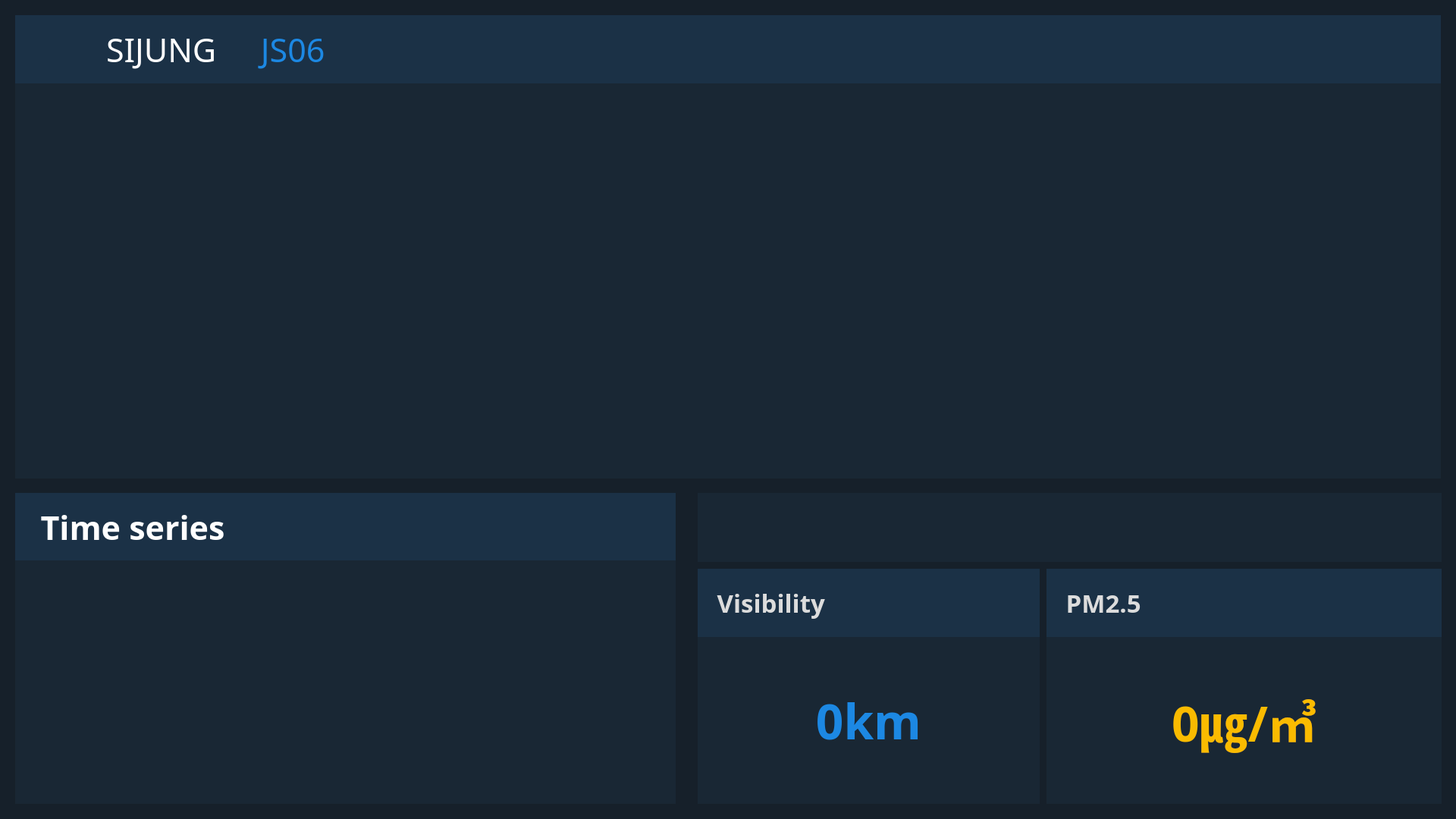
<?xml version="1.0" encoding="UTF-8"?>
<ui version="4.0">
 <class>js06_1920</class>
 <widget class="QWidget" name="js06_1920">
  <property name="geometry">
   <rect>
    <x>0</x>
    <y>0</y>
    <width>1920</width>
    <height>1080</height>
   </rect>
  </property>
  <property name="windowTitle">
   <string>JS06</string>
  </property>
  <property name="styleSheet">
   <string notr="true">#js06_1920
{
	background-color:rgb(22,32,42);
}</string>
  </property>
  <widget class="QLabel" name="title_label">
   <property name="geometry">
    <rect>
     <x>20</x>
     <y>20</y>
     <width>1880</width>
     <height>90</height>
    </rect>
   </property>
   <property name="font">
    <font>
     <family>FrutigerNeue1450W04-Regular</family>
     <pointsize>32</pointsize>
     <weight>50</weight>
     <bold>false</bold>
    </font>
   </property>
   <property name="styleSheet">
    <string notr="true">#title_label
{
	background-color:rgb(27,49,70);
	color:rgb(28,136,227);
}</string>
   </property>
   <property name="text">
    <string>                             JS06</string>
   </property>
   <property name="alignment">
    <set>Qt::AlignLeading|Qt::AlignLeft|Qt::AlignVCenter</set>
   </property>
  </widget>
  <widget class="QPushButton" name="settings_button">
   <property name="geometry">
    <rect>
     <x>1830</x>
     <y>35</y>
     <width>57</width>
     <height>58</height>
    </rect>
   </property>
   <property name="styleSheet">
    <string notr="true">
#settings_button
{
	background-image: url(./ui/icon/settings.png);
	border:0px;
}
#settings_button:pressed
{
	background-image: url(./ui/icon/settings_on.png);
	background-color:rgb(27,49,70);
}
#settings_button:hover
{
	background-image: url(./ui/icon/settings_on.png);
	background-color:rgb(27,49,70);
}</string>
   </property>
   <property name="text">
    <string/>
   </property>
   <property name="autoDefault">
    <bool>true</bool>
   </property>
   <property name="default">
    <bool>true</bool>
   </property>
   <property name="flat">
    <bool>true</bool>
   </property>
  </widget>
  <widget class="QLabel" name="image_label">
   <property name="geometry">
    <rect>
     <x>20</x>
     <y>110</y>
     <width>1880</width>
     <height>521</height>
    </rect>
   </property>
   <property name="styleSheet">
    <string notr="true">#image_label
{
	background-color:rgb(25,39,52);
}
</string>
   </property>
   <property name="text">
    <string/>
   </property>
  </widget>
  <widget class="QLabel" name="visibility_label">
   <property name="geometry">
    <rect>
     <x>20</x>
     <y>650</y>
     <width>871</width>
     <height>90</height>
    </rect>
   </property>
   <property name="font">
    <font>
     <family>NanumGothic</family>
     <pointsize>32</pointsize>
     <weight>75</weight>
     <bold>true</bold>
    </font>
   </property>
   <property name="styleSheet">
    <string notr="true">#visibility_label
{
	background-color:rgb(27,49,70);
	color:rgb(255,255,255);
}</string>
   </property>
   <property name="text">
    <string>   Time series</string>
   </property>
   <property name="alignment">
    <set>Qt::AlignLeading|Qt::AlignLeft|Qt::AlignVCenter</set>
   </property>
  </widget>
  <widget class="QLabel" name="graph_label">
   <property name="geometry">
    <rect>
     <x>20</x>
     <y>739</y>
     <width>871</width>
     <height>321</height>
    </rect>
   </property>
   <property name="styleSheet">
    <string notr="true">#graph_label
{
	background-color:rgb(25,39,52);
}
</string>
   </property>
   <property name="text">
    <string/>
   </property>
  </widget>
  <widget class="QPushButton" name="graph_pushButton">
   <property name="geometry">
    <rect>
     <x>820</x>
     <y>665</y>
     <width>57</width>
     <height>56</height>
    </rect>
   </property>
   <property name="autoFillBackground">
    <bool>false</bool>
   </property>
   <property name="styleSheet">
    <string notr="true">
#graph_pushButton
{
	background-image: url(./ui/icon/graph.png);
	border:0px;
}
</string>
   </property>
   <property name="text">
    <string/>
   </property>
   <property name="autoDefault">
    <bool>true</bool>
   </property>
   <property name="default">
    <bool>true</bool>
   </property>
   <property name="flat">
    <bool>true</bool>
   </property>
  </widget>
  <widget class="QPushButton" name="clock_pushButton">
   <property name="geometry">
    <rect>
     <x>1830</x>
     <y>670</y>
     <width>54</width>
     <height>54</height>
    </rect>
   </property>
   <property name="autoFillBackground">
    <bool>false</bool>
   </property>
   <property name="styleSheet">
    <string notr="true">
#clock_pushButton
{
	background-image: url(./ui/icon/clock.png);
	border:0px;
}
</string>
   </property>
   <property name="text">
    <string/>
   </property>
   <property name="autoDefault">
    <bool>true</bool>
   </property>
   <property name="default">
    <bool>true</bool>
   </property>
   <property name="flat">
    <bool>true</bool>
   </property>
  </widget>
  <widget class="QLabel" name="real_time_label">
   <property name="geometry">
    <rect>
     <x>920</x>
     <y>650</y>
     <width>981</width>
     <height>91</height>
    </rect>
   </property>
   <property name="font">
    <font>
     <family>NanumGothic</family>
     <pointsize>28</pointsize>
     <weight>50</weight>
     <bold>false</bold>
    </font>
   </property>
   <property name="styleSheet">
    <string notr="true">#real_time_label
{
	background-color:rgb(25,39,52);
	color:rgb(220,220,220);

}
</string>
   </property>
   <property name="text">
    <string/>
   </property>
   <property name="alignment">
    <set>Qt::AlignCenter</set>
   </property>
  </widget>
  <widget class="QLabel" name="c_vis_title_label">
   <property name="geometry">
    <rect>
     <x>920</x>
     <y>750</y>
     <width>451</width>
     <height>90</height>
    </rect>
   </property>
   <property name="font">
    <font>
     <family>NanumGothic</family>
     <pointsize>25</pointsize>
     <weight>75</weight>
     <bold>true</bold>
    </font>
   </property>
   <property name="styleSheet">
    <string notr="true">#c_vis_title_label
{
	background-color:rgb(27,49,70);
	color:rgb(220,220,220);
}</string>
   </property>
   <property name="text">
    <string>   Visibility</string>
   </property>
   <property name="alignment">
    <set>Qt::AlignLeading|Qt::AlignLeft|Qt::AlignVCenter</set>
   </property>
  </widget>
  <widget class="QLabel" name="c_vis_label">
   <property name="geometry">
    <rect>
     <x>920</x>
     <y>840</y>
     <width>451</width>
     <height>220</height>
    </rect>
   </property>
   <property name="font">
    <font>
     <family>NanumGothic</family>
     <pointsize>48</pointsize>
     <weight>75</weight>
     <bold>true</bold>
    </font>
   </property>
   <property name="contextMenuPolicy">
    <enum>Qt::PreventContextMenu</enum>
   </property>
   <property name="styleSheet">
    <string notr="true">#c_vis_label
{
	background-color:rgb(25,39,52);
	color:rgb(28,136,227);
}
</string>
   </property>
   <property name="text">
    <string>0km</string>
   </property>
   <property name="alignment">
    <set>Qt::AlignCenter</set>
   </property>
  </widget>
  <widget class="QPushButton" name="vis_pushButton">
   <property name="geometry">
    <rect>
     <x>1300</x>
     <y>770</y>
     <width>48</width>
     <height>48</height>
    </rect>
   </property>
   <property name="autoFillBackground">
    <bool>false</bool>
   </property>
   <property name="styleSheet">
    <string notr="true">
#vis_pushButton
{
	background-image: url(./ui/icon/vis.png);
	border:0px;
}
</string>
   </property>
   <property name="text">
    <string/>
   </property>
   <property name="autoDefault">
    <bool>true</bool>
   </property>
   <property name="default">
    <bool>true</bool>
   </property>
   <property name="flat">
    <bool>true</bool>
   </property>
  </widget>
  <widget class="QWidget" name="verticalLayoutWidget">
   <property name="geometry">
    <rect>
     <x>20</x>
     <y>110</y>
     <width>1881</width>
     <height>521</height>
    </rect>
   </property>
   <layout class="QVBoxLayout" name="verticallayout"/>
  </widget>
  <widget class="QWidget" name="verticalLayoutWidget_2">
   <property name="geometry">
    <rect>
     <x>20</x>
     <y>740</y>
     <width>871</width>
     <height>321</height>
    </rect>
   </property>
   <layout class="QVBoxLayout" name="web_verticalLayout"/>
  </widget>
  <widget class="QLabel" name="c_pm_label">
   <property name="geometry">
    <rect>
     <x>1380</x>
     <y>840</y>
     <width>521</width>
     <height>220</height>
    </rect>
   </property>
   <property name="font">
    <font>
     <family>NanumGothic</family>
     <pointsize>48</pointsize>
     <weight>75</weight>
     <bold>true</bold>
    </font>
   </property>
   <property name="contextMenuPolicy">
    <enum>Qt::PreventContextMenu</enum>
   </property>
   <property name="styleSheet">
    <string notr="true">#c_pm_label

{
	background-color:rgb(25,39,52);
	color:rgb(250,187,0);
}
</string>
   </property>
   <property name="text">
    <string>0㎍/㎥</string>
   </property>
   <property name="alignment">
    <set>Qt::AlignCenter</set>
   </property>
  </widget>
  <widget class="QLabel" name="c_pm_title_label">
   <property name="geometry">
    <rect>
     <x>1380</x>
     <y>750</y>
     <width>521</width>
     <height>90</height>
    </rect>
   </property>
   <property name="font">
    <font>
     <family>NanumGothic</family>
     <pointsize>25</pointsize>
     <weight>75</weight>
     <bold>true</bold>
    </font>
   </property>
   <property name="styleSheet">
    <string notr="true">#c_pm_title_label
{
	background-color:rgb(27,49,70);
	color:rgb(220,220,220);
}</string>
   </property>
   <property name="text">
    <string>   PM2.5</string>
   </property>
   <property name="alignment">
    <set>Qt::AlignLeading|Qt::AlignLeft|Qt::AlignVCenter</set>
   </property>
  </widget>
  <widget class="QPushButton" name="pm25_pushButton">
   <property name="geometry">
    <rect>
     <x>1840</x>
     <y>770</y>
     <width>48</width>
     <height>48</height>
    </rect>
   </property>
   <property name="autoFillBackground">
    <bool>false</bool>
   </property>
   <property name="styleSheet">
    <string notr="true">
#pm25_pushButton
{
	background-image: url(./ui/icon/dust_2.png);
	border:0px;
}
</string>
   </property>
   <property name="text">
    <string/>
   </property>
   <property name="autoDefault">
    <bool>true</bool>
   </property>
   <property name="default">
    <bool>true</bool>
   </property>
   <property name="flat">
    <bool>true</bool>
   </property>
  </widget>
  <widget class="QPushButton" name="logo_pushButton">
   <property name="geometry">
    <rect>
     <x>40</x>
     <y>32</y>
     <width>70</width>
     <height>60</height>
    </rect>
   </property>
   <property name="autoFillBackground">
    <bool>false</bool>
   </property>
   <property name="styleSheet">
    <string notr="true">
#logo_pushButton
{
	background-image: url(./ui/icon/logo.png);
	border:0px;
}
</string>
   </property>
   <property name="text">
    <string/>
   </property>
   <property name="autoDefault">
    <bool>true</bool>
   </property>
   <property name="default">
    <bool>true</bool>
   </property>
   <property name="flat">
    <bool>true</bool>
   </property>
  </widget>
  <widget class="QLabel" name="company_label">
   <property name="geometry">
    <rect>
     <x>140</x>
     <y>20</y>
     <width>171</width>
     <height>90</height>
    </rect>
   </property>
   <property name="font">
    <font>
     <family>FrutigerNeue1450W04-Regular</family>
     <pointsize>32</pointsize>
     <weight>50</weight>
     <bold>false</bold>
    </font>
   </property>
   <property name="styleSheet">
    <string notr="true">#company_label
{
	background-color:rgb(27,49,70);
	color:rgb(255,255,255);
}</string>
   </property>
   <property name="text">
    <string>SIJUNG</string>
   </property>
   <property name="alignment">
    <set>Qt::AlignLeading|Qt::AlignLeft|Qt::AlignVCenter</set>
   </property>
  </widget>
  <zorder>c_vis_title_label</zorder>
  <zorder>title_label</zorder>
  <zorder>settings_button</zorder>
  <zorder>image_label</zorder>
  <zorder>visibility_label</zorder>
  <zorder>graph_label</zorder>
  <zorder>real_time_label</zorder>
  <zorder>c_vis_label</zorder>
  <zorder>verticalLayoutWidget</zorder>
  <zorder>verticalLayoutWidget_2</zorder>
  <zorder>c_pm_label</zorder>
  <zorder>c_pm_title_label</zorder>
  <zorder>graph_pushButton</zorder>
  <zorder>clock_pushButton</zorder>
  <zorder>vis_pushButton</zorder>
  <zorder>pm25_pushButton</zorder>
  <zorder>logo_pushButton</zorder>
  <zorder>company_label</zorder>
 </widget>
 <resources/>
 <connections/>
</ui>
